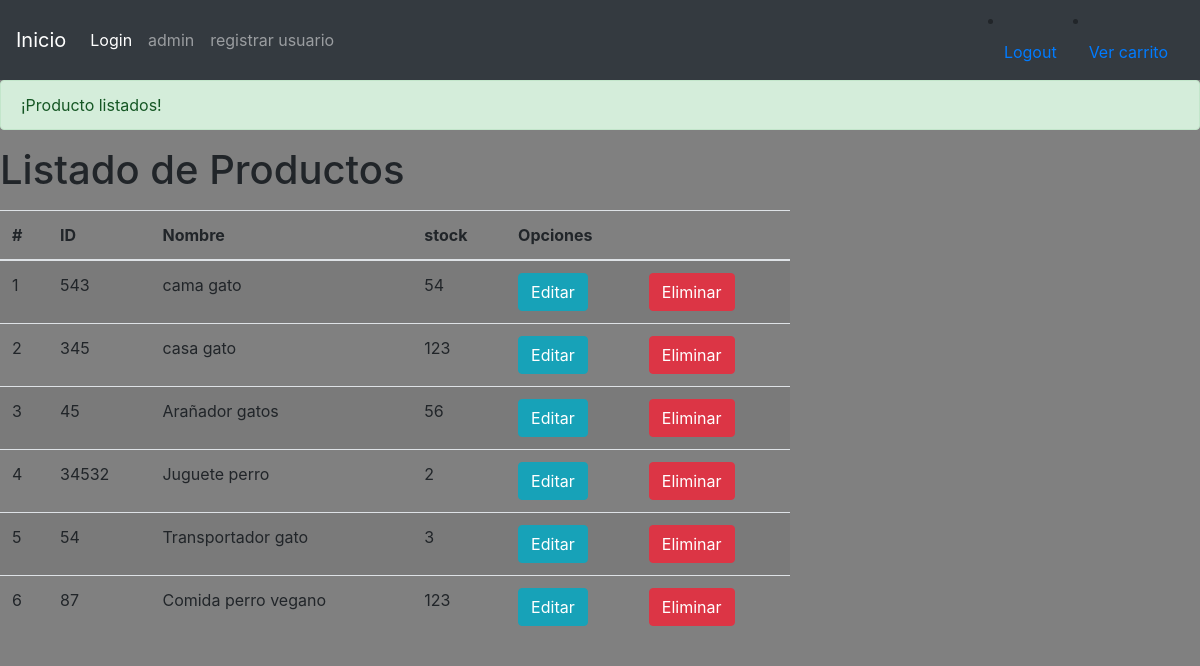
The app's page /personas/admin/ with its own data.
### personas/models.py (models this page shows, shortened)
class Producto(models.Model):
    idProducto = models.IntegerField( primary_key=True)
    nombreProducto = models.CharField(max_length=30, blank=True, null=True)
    stock   = models.IntegerField(blank=True, null=True)
    precio   = models.IntegerField(blank=True, null=True)
    foto = models.ImageField(upload_to=cargarFotoProducto, null=True)
    activo = models.IntegerField(blank=True, null=True)

### personas/views.py (the view)
# urls.py: path('admin/', admin.site.urls),
def admin(request):
    producto = Producto.objects.all()
    messages.success(request, '¡Producto listados!')
    return render(request, "personas/admin.html", {"producto": producto})

### personas/context_processor.py (called while the page is built)
def total_carrito(request):
    total = 0
    if request.user.is_authenticated:
        if "carrito" in request.session.keys():
            for key, value in request.session["carrito"].items():
                total +=  int(value["acumulado"])
    return {"total_carrito": total}

### personas/templates/personas/admin.html
{% extends "personas/base.html" %} {% block title %} Gestión Instituto {% endblock %} {% block content%}
<div class="row">
    <div class="col-sm-12 col-md-6 col-lg-8 col-xl-8">
        <h1>Listado de Productos</h1>
        <div class="table-responsive py-2">
            <table class="table table-striped">
                <thead>
                    <tr>
                        <th>#</th>
                        <th>ID</th>
                        <th>Nombre</th>
                        <th>stock</th>
                        <th colspan="2">Opciones</th>
                    </tr>
                </thead>
                <tbody>
                    {% for productos in producto %}
                    <tr>
                        <td>{{forloop.counter}}</td>
                        <td>{{productos.idProducto}}</td>
                        <td>{{productos.nombreProducto}}</td>
                        <td>{{productos.stock}}</td>
                        <td><a href="{% url 'editarProducto' productos.idProducto%}" class="btn btn-info">Editar</a></td>
                        <td><a href="{% url 'eliminarProd' productos.idProducto%}" class="btn btn-danger btnEliminacion">Eliminar</a></td>
                    </tr>
                    {% endfor %}
                </tbody>
            </table>
        </div>
    </div>
</div>
{% endblock %}

### personas/templates/personas/base.html (shortened to what this page needs)
<!DOCTYPE html>
<html lang="en">
<head>
    {% load static %}
    <link rel="stylesheet" href="https://stackpath.bootstrapcdn.com/bootstrap/4.5.2/css/bootstrap.min.css">
</head>
<body style="background-color: grey;">
    <nav class="navbar navbar-expand-lg navbar-dark bg-dark">
        <a class="navbar-brand" href="{% url 'productos_crud' %}">Inicio</a>
        <div class="collapse navbar-collapse" id="navbarNavDropdown">
          <ul class="navbar-nav">
            <li class="nav-item active">
              <a class="nav-link" href="{% url 'login_per' %}">Login<span class="sr-only">(current)</span></a>
            </li>
            <li class="nav-item">
              <a class="nav-link" href="{% url 'adminsite' %}">admin</a>
            </li>
            <li class="nav-item">
              <a class="nav-link" href="{% url 'registrar' %}">registrar usuario</a>
              </div>
            <li class="nav-item">
              <a class="nav-link" href="{% url 'logout_per' %}">Logout</a>
            </li>
            <li class="nav-item">
              <a class="nav-link" href="{% url 'vercarrito' %}">Ver carrito</a>
      </nav>
    {%if messages%}
      {%for message in messages%}
      <div class="alert alert-success {{message.tags}}">
        {{message}}
      </div>
      {%endfor%}
    {%endif%}
    {% block content %} {% endblock %}
</body>
</html>

### records on screen
Producto: idProducto "543", nombreProducto "cama gato", stock "54"
Producto: idProducto "345", nombreProducto "casa gato", stock "123"
Producto: idProducto "45", nombreProducto "Arañador gatos", stock "56"
Producto: idProducto "34532", nombreProducto "Juguete perro", stock "2"
Producto: idProducto "54", nombreProducto "Transportador gato", stock "3"
Producto: idProducto "87", nombreProducto "Comida perro vegano", stock "123"

### other values on screen
{{ message }} "¡Producto listados!"
